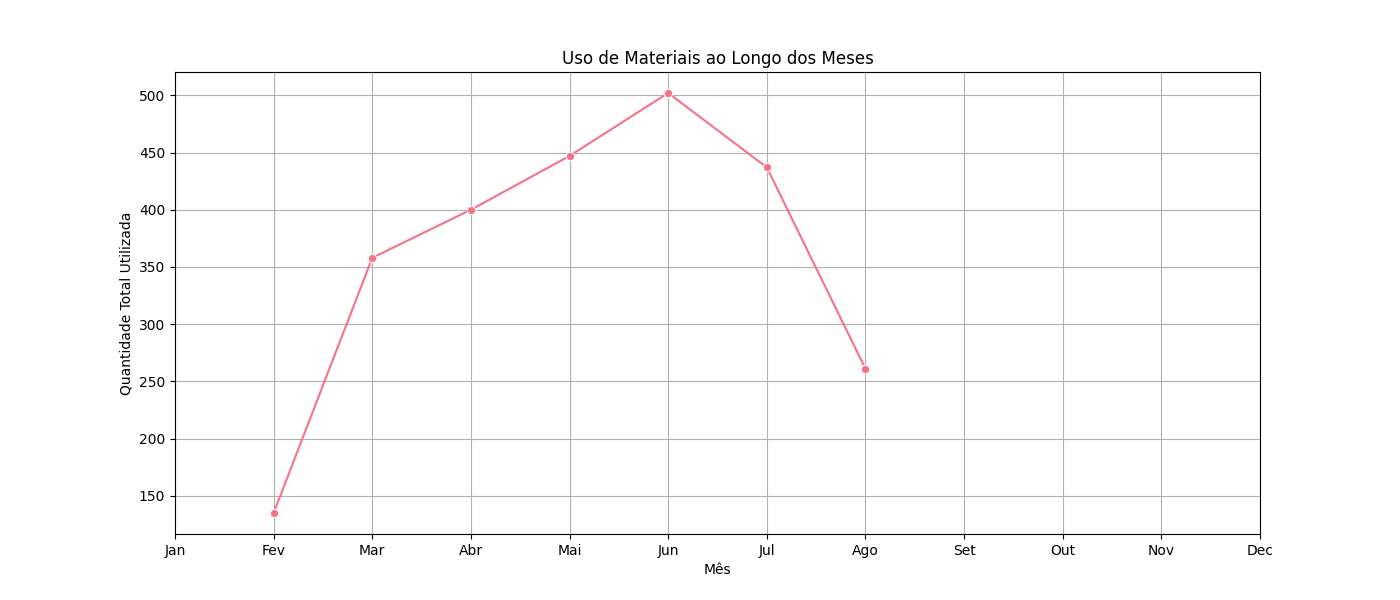

Generate this figure with Python:
import pandas as pd
import matplotlib.pyplot as plt
import seaborn as sns
from datetime import datetime

# Configuração de estilo
sns.set_palette("husl")
pd.set_option('display.float_format', '{:.2f}'.format)

# Carregar os dados
df = pd.read_csv('controle_lab_maker.csv', parse_dates=['Data de Uso'])

#Gráfico de uso de materiais por mês
plt.figure(figsize=(14, 6))
df['Mês'] = df['Data de Uso'].dt.month
uso_mensal = df.groupby('Mês')['Quantidade Usada'].sum()
sns.lineplot(x=uso_mensal.index, y=uso_mensal.values, marker='o')
plt.title('Uso de Materiais ao Longo dos Meses')
plt.xlabel('Mês')
plt.ylabel('Quantidade Total Utilizada')
plt.xticks(range(1, 13), ['Jan', 'Fev', 'Mar', 'Abr', 'Mai', 'Jun', 'Jul', 'Ago', 'Set', 'Out', 'Nov', 'Dec'])
plt.grid(True)
plt.savefig('uso_mes.png')
plt.show()